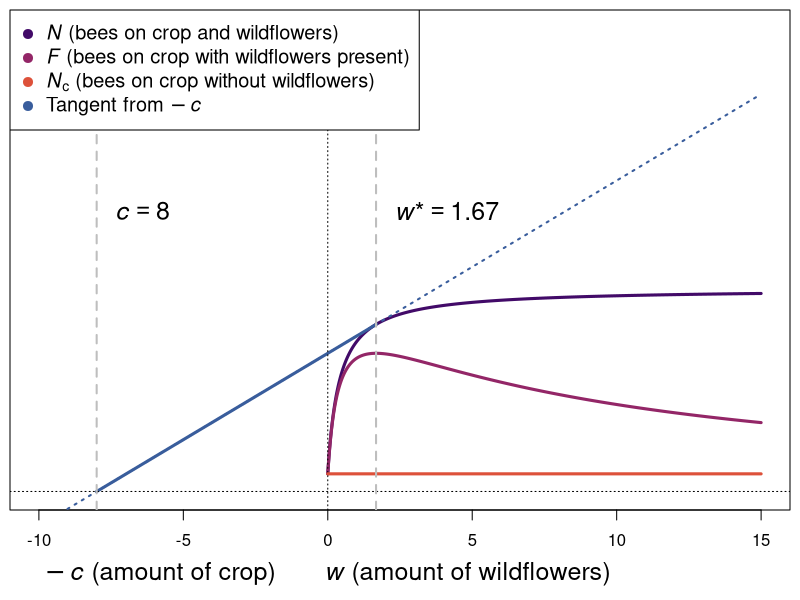
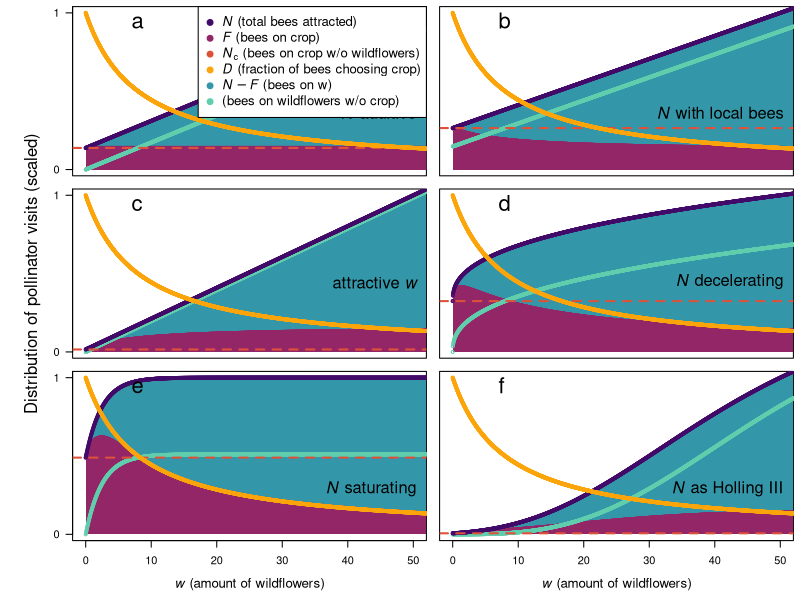
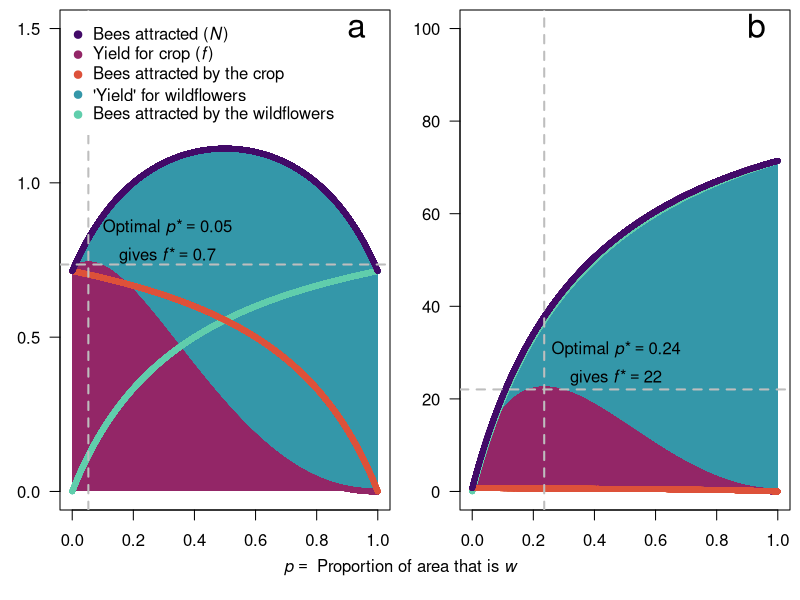

These charts were generated, in order, by the following R code:
# Alasdair Houston & Anna Dornhaus
# R script for numerical model analysis and figures
# Spillover project: Bees 'spilling over' into crop from wildflowers planted to attract them

# Paper reference: XXX (to be updated on acceptance of the paper)
### PAPER VERSION R2 Aug 2025
# FIGURES IN PAPER

### Libraries and graphics setup ------------------
# Libraries purely for graphics
library(scales)
library(viridis)
### COLORS 1
# colorlist has the colors for N, Fc, Nc, D, Fw, Nw, the tangent in this order
templist1 <- inferno(6)
templist2 <- mako(6)
colorlist <- c(templist1[2], templist1[3], templist1[4], templist1[5], templist2[4], templist2[5], templist2[3])

### COLORS 2
# colors for parameter variations
no_states <- 7
par_colors_dark <- viridis(no_states)
par_colors <- alpha(par_colors_dark, 0.5)

# Resetting graphics parameters
#dev.off()
opar <- par()


### GENERAL PARAMETERS ------------------

# Default parameter set
# Model A.1 
aw <- 0.4 # diminishing returns of attraction based on 'amount' of flowers 
AAw <- 10   # constant translating 'amount' of wildflowers into pollinators
AAc <- 1 # constant translating 'amount' of crop into pollinators
ac <- 0.4
# Fig. 2
l <- 10
rho <- 0.02
gamma <- 3
 
## For numerical calculations
max_w <- 1000 # for numerical calculations
resolution <- 30000 # number of calculated values
w_list <- seq(from=0, to=max_w, length.out=resolution)
c_list <- w_list

## For plotting
pointsize <- 0.6
Flim <- 500 # Max F for graph
F_clim <- Flim / 10 # Max for F/c graph
wlim <- 50 # for plotting
clim <- 250 # Max c for graph
offsetx <- 0.80
offsety <- 0.98


###### MODEL A ------------------
# Functions -----------------------

# General for all models
# equation for D
D <- function(c,w) {
  return(c/(c+w))
}
# equation for F
F <- function(N, D) {
  return(N*D)
}

# Equation [5] defines a possible N(w); not assuming anything about Nc
N_eq5 <- function(w, Nc, a, A) {
  return(Nc + (A*w) / (a+w))
}

# This is our equation for optimal w as a function of c and Nc
wopt_eq8 <- function(c, Nc, a, A) {
  # Naming the parameters of the quadratic qa, qb, and qc here
  qa <- A + Nc
  qb <- 2*a*Nc
  qc <- Nc*a^2 - A*a*c
  w_opt <- (-qb + sqrt(qb^2 - 4*qa*qc)) / (2*qa)
  return(w_opt)
}

# General function of N(c,w)
Nof_candw <- function(c,w) {
  return((AAw*w) / (aw+w) + (AAc*c) / (ac+c))
}

# Function for drawing the tangent in Fig. 1
tangent_N <- function(x, c_fixed, Nc) {
  slope <- Nof_candw(c_fixed,wopt_eq8(c_fixed, Nc,aw, AAw))/(c_fixed+wopt_eq8(c_fixed, Nc,aw, AAw))
  return((x+c_fixed)*slope)  
}


### ACTUAL MANUSCRIPT FIGURES ------------------------------

# Fig. 1 Conceptual argument & graphical solution ----------
# All par() functions set margins and other details about figures.
par(mfrow=c(1,1))
# Margins are set in order bottom, left, top, right
par(mar=c(0.5, 0.5, 0.5, 0.5), oma=c(4, 0, 0, 0), mgp=c(3, 1, 0), las=1)

# PANEL A
# Graphical solution with tangent
# We show, for a fixed c, how N(w), F(w), and D(w) behave.
c_fixed <- 8
Nc <- Nof_candw(c_fixed, 0)
w_optimal <- wopt_eq8(c_fixed, Nc, aw, AAw)
ymax <- 25

# First set up the frame of the plot  
plot(NULL
     , xlab = "" 
     , ylab ="Number of bees"
     , ylim = c(0, ymax)
     , xlim = c(-10, 15)
     , yaxt = 'n'
)
# X-axis label with odd spacing
mtext(bquote('     '*italic(-c)*' (amount of crop)       '*italic(w)*' (amount of wildflowers)'),
      side = 1, line = 3, adj = 0, cex = 1.5)
# N(w) according to eq [5]; 'x' is w
curve(N_eq5(x, Nc, aw, AAw)
      , from=0
      , to=15
      , add=TRUE
      , lty=1
      , lwd=3
      , col=colorlist[1]
      , n = 1000
)
# Tangent line dashed
curve(tangent_N(x, c_fixed, Nc)
      , add=TRUE
      , lty=3
      , lwd=2
      , col=colorlist[7]
      )
# Or as line segment just from x-axis to tangent point
lines(c(-c_fixed, w_optimal), c(0, N_eq5(w_optimal, Nc, aw, AAw))
      , lty=1
      , lwd=3
      , col=colorlist[7]
      )
# F
curve(F(N_eq5(x, Nc, aw, AAw), D(c_fixed, x))
      , from = 0
      , to = 15
      , add=TRUE
      , lty=1
      , lwd=3
      , col=colorlist[2]
      , n = 1000
      )
abline(h=0, lty=3) # Horizontal line through origin
abline(v=0, lty=3) # Vertical line through origin
# Drawing a horizontal line segment at Nc
segments(x0 = 0, x1 = 15, y0 = Nc, y1 = Nc, lty=1, lwd=3, col=colorlist[3]) 
# thin vertical lines at c and w*
abline(v=w_optimal, lty=2, lwd=2, col="grey")
abline(v=-c_fixed, lty=2, lwd=2, col="grey")
# Labels for c and w*
cf <- 
text(0.3-c_fixed, ymax*0.6, bquote(italic(c)== .(round(c_fixed, 1))), cex=1.5, pos=4)
text(0.3+w_optimal, ymax*0.6, bquote(italic(w)*'*'== .(round(w_optimal,2))), cex=1.5, pos=4)
# Overall legend
legendtext <- c(
  bquote(italic(N)*' (bees on crop and wildflowers)')
  , bquote(italic(F)*' (bees on crop with wildflowers present)')
  , bquote(italic(N)[c]*' (bees on crop without wildflowers)')
  , bquote('Tangent from '*italic(-c))
)
legend("topleft"
       , legend = legendtext
       , col = c(colorlist[1], colorlist[2], colorlist[3], colorlist[7])
       , pch = 19
       , cex = 1.2
)


# Fig. 2 Different behaviors of N --------------------------------

# Setting parameters for the figure
c_fixed <- 8
Nc <- Nof_candw(c_fixed, 0)
w_optimal <- wopt_eq8(c_fixed, Nc, aw, AAw)
ymax <- 25
# Since we use a discrete list of c values, this determines which index is 
# closest to the actual c_fixed defined above
diff_to_cfixed <- abs(c_list-c_fixed)
c_fixed_index <- which(diff_to_cfixed == min(diff_to_cfixed))

# Basic, over w_list
D_over_w <- D(c_fixed, w_list)
# varying w, keeping c fixed, and calculating the resulting D
# (nothing optimized here, no w*)
# Same:
N_over_w <- N_eq5(w_list, Nc, aw, AAw)
F_over_w <- F(N_over_w, D_over_w)

# Same over a range of cs
D_over_c <- D(c_list, w_optimal)
N_over_c <- N_eq5(w_optimal, AAc*(c_list), aw, AAw)
F_over_c <- F(N_over_c, D_over_c)

# par() sets margins (in order bottom, left, top, right) and other graphical
# parameters
par(mfrow=c(3,2)) # 3 rows and 2 columns of graphs
par(mar=c(0.5, 0.5, 0.5, 0.5), oma=c(4, 5, 0, 0), mgp=c(3, 1, 0), las=1)
# Setting parameters to place text consistently
textposx <- 51.5
textposy <- 0.35
ymodul <- 0.08

# First part:
# Quick numerical illustration of N vs D
# N1: N equal to c+w
plot(D_over_w ~ w_list
     , col = colorlist[4]
     , pch = 1
     , xlim = c(0, wlim)
     , ylim = c(0,1)
     , xlab = "w (amount of wildflowers)"
     , ylab = "Effect on crop"
     , xaxt = 'n'
     , cex = pointsize
     , yaxp = c(0, 2, 2)
)
N1 <- function(c, w) {
  return(AAw*(c+w))
}
# N/N(wlim)
stand_N <- N1(c_fixed, w_list)/N1(c_fixed, wlim) 
# Fc/N(wlim)
Fc <- F(D_over_w, N1(c_fixed, w_list))
stand_Fc <- Fc/N1(c_fixed, wlim)
polygon(c(w_list, rev(w_list)), c(c(1:resolution)*0, rev(stand_Fc))
        , col = colorlist[2]
        , lty = 0
)
# Fw
polygon(c(w_list, rev(w_list)), c(stand_Fc, rev(stand_N))
        , col = colorlist[5]
        , lty = 0
)
#Fw <- (N1(c_fixed, w_list) - F(D_over_w, N1(c_fixed, w_list)))
#stand_Fw <- Fw/N1(c_fixed, wlim)
# Fc
points(stand_Fc ~ w_list
       , col = colorlist[2]
       , pch = 19
       , cex = pointsize
)
# Nw
Nw <- N1(0, w_list)/N1(c_fixed, wlim)
points(Nw ~ w_list
       , col = colorlist[6]
       , pch = 1
       , cex = pointsize
)
# N/N(wlim)
points(stand_N ~ w_list
       , col = colorlist[1]
       , pch = 1
       , cex = pointsize
)
# Nc
Nc <- N1(c_fixed, 0)/N1(c_fixed, wlim)
abline(h=Nc, lty=2, lwd=2, col=colorlist[3])
# D
points(D_over_w ~ w_list
       , col = colorlist[4]
       , pch = 1
       , cex = pointsize
)
text(textposx, textposy, bquote(italic(N)*' additive'), cex=1.5, adj=c(0,0), pos=2)
text(7, 0.9, "a", cex=2, adj=c(0,0))
legendtext <- c(
  bquote(italic(N)*' (total bees attracted)')
  , bquote(italic(F)*' (bees on crop)')
  , bquote(italic(N)[c]*' (bees on crop w/o wildflowers)')
  , bquote(italic(D)*' (fraction of bees choosing crop)')
  , bquote(italic(N)-italic(F)*' (bees on w)')
  , "(bees on wildflowers w/o crop)"
)
legend("topright"
       , legend = legendtext
       , col = c(colorlist[1], colorlist[2], colorlist[3], colorlist[4], colorlist[5], colorlist[6])
       , pch = 19
       , cex = 1.2
       #       , box.lty = 0
)

# N2: N equal to c + w + l
plot(D_over_w ~ w_list
     , col = colorlist[4]
     , pch = 19
     , xlim = c(0, wlim)
     , ylim = c(0,1)
     , xlab = "w (amount of wildflowers)"
     , ylab = "Effect on crop"
     , xaxt = 'n'
     , yaxt = 'n'
     , cex = pointsize
     , yaxp = c(0, 2, 2)
)
N2 <- function(c, w) {
  return(w + c + l)
}
# N/N(wlim)
stand_N <- N2(c_fixed, w_list)/N2(c_fixed, wlim) 
# Fc/N(wlim)
Fc <- F(D_over_w, N2(c_fixed, w_list))
stand_Fc <- Fc/N2(c_fixed, wlim)
polygon(c(w_list, rev(w_list)), c(c(1:resolution)*0, rev(stand_Fc))
        #        , data = cw_ModelB
        , col = colorlist[2]
        , lty = 0
)
# Fw
#Fw <- (N1(c_fixed, w_list) - F(D_over_w, N1(c_fixed, w_list)))
#stand_Fw <- Fw/N1(c_fixed, wlim)
polygon(c(w_list, rev(w_list)), c(stand_Fc, rev(stand_N))
        , col = colorlist[5]
        , lty = 0
)
# Fc
points(stand_Fc ~ w_list
       , col = colorlist[2]
       , pch = 19
       , cex = pointsize
)
# Nw
Nw <- N2(0, w_list)/N2(c_fixed, wlim)
points(Nw ~ w_list
       , col = colorlist[6]
       , pch = 1
       , cex = pointsize
)
# N/N(wlim)
points(stand_N ~ w_list
       , col = colorlist[1]
       , pch = 1
       , cex = pointsize
)
# Nc
Nc <- N2(c_fixed, 0)/N2(c_fixed, wlim)
abline(h=Nc, lty=2, lwd=2, col=colorlist[3])
# D
points(D_over_w ~ w_list
       , col = colorlist[4]
       , pch = 1
       , cex = pointsize
)
text(textposx, textposy, bquote(italic(N)*' with local bees'), cex=1.5, adj=c(0,0), pos=2)
text(7, 0.9, "b", cex=2, adj=c(0,0))

# N3: N equal to c + w * A
plot(D_over_w ~ w_list
     , col = colorlist[4]
     , pch = 19
     , xlim = c(0, wlim)
     , ylim = c(0,1)
     , xlab = "w (amount of wildflowers)"
     , ylab = "Effect on crop"
     , xaxt = 'n'
     #, yaxt = 'n'
     , cex = pointsize
     , yaxp = c(0, 2, 2)
)
N3 <- function(c, w) {
  return(AAw*w + c)
}
# N/N(wlim)
stand_N <- N3(c_fixed, w_list)/N3(c_fixed, wlim) 
# Fc/N(wlim)
Fc <- F(D_over_w, N3(c_fixed, w_list))
stand_Fc <- Fc/N3(c_fixed, wlim)
polygon(c(w_list, rev(w_list)), c(c(1:resolution)*0, rev(stand_Fc))
        #        , data = cw_ModelB
        , col = colorlist[2]
        , lty = 0
)
# Fw
#Fw <- (N1(c_fixed, w_list) - F(D_over_w, N1(c_fixed, w_list)))
#stand_Fw <- Fw/N1(c_fixed, wlim)
polygon(c(w_list, rev(w_list)), c(stand_Fc, rev(stand_N))
        , col = colorlist[5]
        , lty = 0
)
# Fc
points(stand_Fc ~ w_list
       , col = colorlist[2]
       , pch = 19
       , cex = pointsize
)
# Nw
Nw <- N3(0, w_list)/N3(c_fixed, wlim)
points(Nw ~ w_list
       , col = colorlist[6]
       , pch = 1
       , cex = pointsize
)
# N/N(wlim)
points(stand_N ~ w_list
       , col = colorlist[1]
       , pch = 1
       , cex = pointsize
)
# Nc
Nc <- N3(c_fixed, 0)/N3(c_fixed, wlim)
abline(h=Nc, lty=2, lwd=2, col=colorlist[3])
# D
points(D_over_w ~ w_list
       , col = colorlist[4]
       , pch = 1
       , cex = pointsize
)
text(textposx, textposy+ymodul, bquote('attractive '*italic(w)), cex=1.5, adj=c(0,0), pos=2)
text(7, 0.9, "c", cex=2, adj=c(0,0))

# N4: N diminishing with c+w
plot(D_over_w ~ w_list
     , col = colorlist[4]
     , pch = 19
     , xlim = c(0, wlim)
     , ylim = c(0,1)
     , xlab = "w (amount of wildflowers)"
     , ylab = "Effect on crop"
     , xaxt = 'n'
     , yaxt = 'n'
     , cex = pointsize
     , yaxp = c(0, 2, 2)
)
N4 <- function(c, w) {
  return(c^aw+w^aw)
}
# N/N(wlim)
stand_N <- N4(c_fixed, w_list)/N4(c_fixed, wlim) 
# Fc/N(wlim)
Fc <- F(D_over_w, N4(c_fixed, w_list))
stand_Fc <- Fc/N4(c_fixed, wlim)
polygon(c(w_list, rev(w_list)), c(c(1:resolution)*0, rev(stand_Fc))
        #        , data = cw_ModelB
        , col = colorlist[2]
        , lty = 0
)
# Fw
#Fw <- (N1(c_fixed, w_list) - F(D_over_w, N1(c_fixed, w_list)))
#stand_Fw <- Fw/N1(c_fixed, wlim)
polygon(c(w_list, rev(w_list)), c(stand_Fc, rev(stand_N))
        , col = colorlist[5]
        , lty = 0
)
# Fc
points(stand_Fc ~ w_list
       , col = colorlist[2]
       , pch = 19
       , cex = pointsize
)
# Nw
Nw <- N4(0, w_list)/N4(c_fixed, wlim)
points(Nw ~ w_list
       , col = colorlist[6]
       , pch = 1
       , cex = pointsize
)
# N/N(wlim)
points(stand_N ~ w_list
       , col = colorlist[1]
       , pch = 1
       , cex = pointsize
)
# Nc
Nc <- N4(c_fixed, 0)/N4(c_fixed, wlim)
abline(h=Nc, lty=2, lwd=2, col=colorlist[3])
# D
points(D_over_w ~ w_list
       , col = colorlist[4]
       , pch = 1
       , cex = pointsize
)
text(textposx, textposy+ymodul, bquote(italic(N)*' decelerating'), cex=1.5, adj=c(0,0), pos=2)
text(7, 0.9, "d", cex=2, adj=c(0,0))

# N5: N saturating with c+w
# bottom, left, top, right
plot(D_over_w ~ w_list
     , col = colorlist[4]
     , pch = 19
     , xlim = c(0, wlim)
     , ylim = c(0,1)
     , xlab = "w (amount of wildflowers)"
     , ylab = "Effect on crop"
     , cex = pointsize
     , yaxp = c(0, 2, 2)
)
N5 <- function(c, w) {
  return((1 - exp(-aw*w)) + (1 - exp(-aw*c)))
}
# N/N(wlim)
stand_N <- N5(c_fixed, w_list)/N5(c_fixed, wlim) 
# Fc/N(wlim)
Fc <- F(D_over_w, N5(c_fixed, w_list))
stand_Fc <- Fc/N5(c_fixed, wlim)
polygon(c(w_list, rev(w_list)), c(c(1:resolution)*0, rev(stand_Fc))
        #        , data = cw_ModelB
        , col = colorlist[2]
        , lty = 0
)
# Fw
#Fw <- (N1(c_fixed, w_list) - F(D_over_w, N1(c_fixed, w_list)))
#stand_Fw <- Fw/N1(c_fixed, wlim)
polygon(c(w_list, rev(w_list)), c(stand_Fc, rev(stand_N))
        , col = colorlist[5]
        , lty = 0
)
# Fc
points(stand_Fc ~ w_list
       , col = colorlist[2]
       , pch = 19
       , cex = pointsize
)
# Nw
Nw <- N5(0, w_list)/N5(c_fixed, wlim)
points(Nw ~ w_list
       , col = colorlist[6]
       , pch = 1
       , cex = pointsize
)
# N/N(wlim)
points(stand_N ~ w_list
       , col = colorlist[1]
       , pch = 1
       , cex = pointsize
)
# Nc
Nc <- N5(c_fixed, 0)/N5(c_fixed, wlim)
abline(h=Nc, lty=2, lwd=2, col=colorlist[3])
# D
points(D_over_w ~ w_list
       , col = colorlist[4]
       , pch = 1
       , cex = pointsize
)
text(textposx, textposy-ymodul, bquote(italic(N)*' saturating'), cex=1.5, adj=c(0,0), pos=2)
text(7, 0.9, "e", cex=2, adj=c(0,0))
mtext(text = bquote(italic(w)*' (amount of wildflowers)'),
      side = 1, line = 3, cex = 0.8)

# N6: Holling III, S curve initially accelerating
# bottom, left, top, right
plot(D_over_w ~ w_list
     , col = colorlist[4]
     , pch = 19
     , xlim = c(0, wlim)
     , ylim = c(0,1)
     , xlab = "w (amount of wildflowers)"
     , ylab = "Effect on crop"
     , cex = pointsize
     , yaxt = 'n'
     , yaxp = c(0, 2, 2)
)
N6 <- function(c, w) {
  return( ((rho*(c+w))^gamma)/(1+((rho*(c+w))^gamma)))
}
# N/N(wlim)
stand_N <- N6(c_fixed, w_list)/N6(c_fixed, wlim) 
# Fc/N(wlim)
Fc <- F(D_over_w, N6(c_fixed, w_list))
stand_Fc <- Fc/N6(c_fixed, wlim)
polygon(c(w_list, rev(w_list)), c(c(1:resolution)*0, rev(stand_Fc))
        #        , data = cw_ModelB
        , col = colorlist[2]
        , lty = 0
)
# Fw
#Fw <- (N1(c_fixed, w_list) - F(D_over_w, N1(c_fixed, w_list)))
#stand_Fw <- Fw/N1(c_fixed, wlim)
polygon(c(w_list, rev(w_list)), c(stand_Fc, rev(stand_N))
        , col = colorlist[5]
        , lty = 0
)
# Fc
points(stand_Fc ~ w_list
       , col = colorlist[2]
       , pch = 19
       , cex = pointsize
)
# Nw
Nw <- N6(0, w_list)/N6(c_fixed, wlim)
points(Nw ~ w_list
       , col = colorlist[6]
       , pch = 1
       , cex = pointsize
)
# N/N(wlim)
points(stand_N ~ w_list
       , col = colorlist[1]
       , pch = 1
       , cex = pointsize
)
# Nc
Nc <- N6(c_fixed, 0)/N6(c_fixed, wlim)
abline(h=Nc, lty=2, lwd=2, col=colorlist[3])
# D
points(D_over_w ~ w_list
       , col = colorlist[4]
       , pch = 1
       , cex = pointsize
)
text(textposx, textposy-ymodul, bquote(italic(N)*' as Holling III'), cex=1.5, adj=c(0,0), pos=2)
text(7, 0.9, "f", cex=2, adj=c(0,0))
mtext(text = bquote(italic(w)*' (amount of wildflowers)'),
      side = 1, line = 3, cex = 0.8)

mtext(text = "Distribution of pollinator visits (scaled)",
      side = 2, line = 2, cex = 1, las = 3, outer = TRUE)

###### MODEL B ---------------------------------------

# Functions ---------------------

c_B <- function(p) {
  return(1-p)
}
w_B <- function(p, b) {
  return(b*p)
}
crop_area <- function(p, total_area) {
  return(total_area*(1-p))
}
N_eq14 <- function(p, b, total_area, AAw, AAc, aw, ac) {
  return(N_eq14_c(p, b, total_area, AAw, AAc, aw, ac) + N_eq14_w(p, b, total_area, AAw, AAc, aw, ac))
}
N_eq14_c <- function(p, b, total_area, AAw, AAc, aw, ac) {
  return(AAc*(1-p) / (ac+1-p))
}
N_eq14_w <- function(p, b, total_area, AAw, AAc, aw, ac) {
  return(AAw*b*p / (aw+b*p))
}

D_B <- function(p, b) {
  return(c_B(p)/(c_B(p) + w_B(p, b)))
}
yield_B <- function(p, b, total_area, AAw, AAc, aw, ac) {
  return(N_eq14(p, b, total_area, AAw, AAc, aw, ac)*D_B(p, b)*crop_area(p, total_area))
}

# Parameters overall ----------------------
b <- 1
p_vector <- seq(0, 1, length.out=resolution)
b_vector <- seq(1,100, length.out=no_states)
total_area <- 1

# Parameters panel a ---------------------
AAw <- 1
AAc <- 1
Flim_B <- 1.5

# Numerical calculation of data table
# - varying p
cw_ModelB <- data.frame(p_vector)
colnames(cw_ModelB)[1] <- "p"
# - now calculating everything else over the vector of p
cw_ModelB$c <- c_B(cw_ModelB$p)
cw_ModelB$w <- w_B(cw_ModelB$p, b)
cw_ModelB$Ntotal <- N_eq14(cw_ModelB$p, b, total_area, AAw, AAc, aw, ac)
cw_ModelB$yield <- yield_B(cw_ModelB$p, b, total_area, AAw, AAc, aw, ac)
cw_ModelB$Nattrby_c <- N_eq14_c(cw_ModelB$p, b, total_area, AAw, AAc, aw, ac)
cw_ModelB$Nattrby_w <- N_eq14_w(cw_ModelB$p, b, total_area, AAw, AAc, aw, ac)

# Overall fig settings -------------
par(mfrow=c(1,2))
# bottom, left, top, right
par(mar=c(0.5, 3, 0.5, 0.5), oma=c(4, 0, 0, 0), mgp=c(3, 1, 0), las=1)
# Two graphs with differing attractiveness of w
# Fig. 3a Fixed area, identical resources ------------------
# Set up the frame
plot(NULL 
     , ylim=c(0,Flim_B)
     , xlim=c(0,1)
     , pch=17
     , cex=pointsize
     , xlab=""
     , ylab=""
)
# How bees divide up
# Fw
polygon(c(cw_ModelB$p, rev(cw_ModelB$p)), c(cw_ModelB$yield, rev(cw_ModelB$Ntotal))
#        , data = cw_ModelB
        , col = colorlist[5]
        , lty = 0
)
# Fc
polygon(c(cw_ModelB$p, rev(cw_ModelB$p)), c(c(1:resolution)*0, rev(cw_ModelB$yield))
#        , data = cw_ModelB
        , col = colorlist[2]
        , lty = 0
)
points(yield ~ p
       , data = cw_ModelB
       , col=colorlist[2]
       , pch=19
       , cex=pointsize)
# Where bees come from
points(Nattrby_w ~ p
       , data = cw_ModelB
       , col=colorlist[6]
       , pch=1
       , cex=pointsize
       )
points(Nattrby_c ~ p
       , data = cw_ModelB
       , col=colorlist[3]
       , pch=1
       , cex=pointsize
       )
# Total bees
points(Ntotal ~ p
       , data = cw_ModelB
       , col=colorlist[1]
       , pch=19
       , cex=pointsize)
# Overall x axis label
mtext(bquote(italic(p)==' Proportion of area that is '*italic(w)),
      side = 1, line = 2, cex = 1, las = 1, outer = TRUE)
# Plotting horizontal and vertical lines at optimal p and yield
optimalY <- max(yield_B(p_vector, b, total_area, AAw, AAc, aw, ac))
optimalp <- p_vector[which(yield_B(p_vector, b, total_area, AAw, AAc, aw, ac)==optimalY)]
abline(h=optimalY, lty=2, lwd=2, col="grey")
abline(v=optimalp, lty=2, lwd=2, col="grey")
legendtext <- c(
  bquote('Bees attracted ('*italic(N)*')')
  , bquote('Yield for crop ('*italic(f)*')')
  , "Bees attracted by the crop"
  , "'Yield' for wildflowers"
  , "Bees attracted by the wildflowers"
)
legend(x = -0.03, y = Flim_B*1.03
       , legend = legendtext
       , col = c(colorlist[1], colorlist[2], colorlist[3], colorlist[5], colorlist[6])
       , pch = 19
       , box.col = "transparent"
       , bg = "white"
)
# Additional labels
text(0.1, optimalY*1.1, adj=0, bquote(atop('Optimal '*italic(p)*'*'== .(round(optimalp, 2)), 'gives '*italic(f)*'*'== .(round(optimalY,1)))))
text(0.9, 0.98*Flim_B, "a", cex=2, adj=c(0,0))


# Parameters panel b ----------------------------
AAw <- 100
AAc <- 1
Flim_B <- 100

# Numerical calculation of data table
cw_ModelB <- data.frame(p_vector)
colnames(cw_ModelB)[1] <- "p"
cw_ModelB$c <- c_B(cw_ModelB$p)
cw_ModelB$w <- w_B(cw_ModelB$p, b)
cw_ModelB$Ntotal <- N_eq14(cw_ModelB$p, b, total_area, AAw, AAc, aw, ac)
cw_ModelB$yield <- yield_B(cw_ModelB$p, b, total_area, AAw, AAc, aw, ac)
cw_ModelB$Nattrby_c <- N_eq14_c(cw_ModelB$p, b, total_area, AAw, AAc, aw, ac)
cw_ModelB$Nattrby_w <- N_eq14_w(cw_ModelB$p, b, total_area, AAw, AAc, aw, ac)
# Fig. 3b Fixed area, one resource more attractive ----------------------------
plot(NULL
     , ylim=c(0,Flim_B)
     , xlim=c(0,1)
     , pch=17
     , cex=pointsize
)
# How bees divide up
# Fw
polygon(c(cw_ModelB$p, rev(cw_ModelB$p)), c(cw_ModelB$yield, rev(cw_ModelB$Ntotal))
        #        , data = cw_ModelB
        , col = colorlist[5]
        , lty = 0
)
# Fc
polygon(c(cw_ModelB$p, rev(cw_ModelB$p)), c(c(1:resolution)*0, rev(cw_ModelB$yield))
        #        , data = cw_ModelB
        , col = colorlist[2]
        , lty = 0
)
points(yield ~ p
       , data = cw_ModelB
       , col=colorlist[2]
       , pch=19
       , cex=pointsize)
# Where bees come from
points(Nattrby_w ~ p
       , data = cw_ModelB
       , col=colorlist[6] #alpha 0.01 to make it light color
       , pch=1
       , cex=pointsize
)
points(Nattrby_c ~ p
       , data = cw_ModelB
       , col=colorlist[3]
       , pch=1
       , cex=pointsize
)
# Total bees
points(Ntotal ~ p
       , data = cw_ModelB
       , col=colorlist[1]
       , pch=19
       , cex=pointsize
       )
# Additional labels and lines
optimalY <- max(yield_B(p_vector, b, total_area, AAw, AAc, aw, ac))
optimalp <- p_vector[which(yield_B(p_vector, b, total_area, AAw, AAc, aw, ac)==optimalY)]
abline(h=optimalY, lty=2, lwd=2, col="grey")
abline(v=optimalp, lty=2, lwd=2, col="grey")
text(optimalp*1.1, optimalY*1.25, adj=0, bquote(atop('Optimal '*italic(p)*'*'== .(round(optimalp, 2)), 'gives '*italic(f)*'*'== .(round(optimalY,1)))))
text(0.9, 0.98*Flim_B, "b", cex=2, adj=c(0,0))

  




